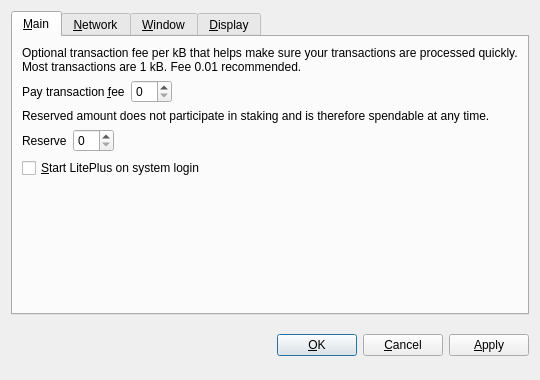
<?xml version="1.0" encoding="UTF-8"?>
<ui version="4.0">
 <class>OptionsDialog</class>
 <widget class="QDialog" name="OptionsDialog">
  <property name="geometry">
   <rect>
    <x>0</x>
    <y>0</y>
    <width>540</width>
    <height>380</height>
   </rect>
  </property>
  <property name="windowTitle">
   <string>Options</string>
  </property>
  <property name="modal">
   <bool>true</bool>
  </property>
  <layout class="QVBoxLayout" name="verticalLayout">
   <item>
    <widget class="QTabWidget" name="tabWidget">
     <property name="tabPosition">
      <enum>QTabWidget::North</enum>
     </property>
     <property name="currentIndex">
      <number>0</number>
     </property>
     <widget class="QWidget" name="tabMain">
      <attribute name="title">
       <string>&amp;Main</string>
      </attribute>
      <layout class="QVBoxLayout" name="verticalLayout_Main">
       <item>
        <widget class="QLabel" name="transactionFeeInfoLabel">
         <property name="text">
          <string>Optional transaction fee per kB that helps make sure your transactions are processed quickly. Most transactions are 1 kB. Fee 0.01 recommended.</string>
         </property>
         <property name="textFormat">
          <enum>Qt::PlainText</enum>
         </property>
         <property name="wordWrap">
          <bool>true</bool>
         </property>
        </widget>
       </item>
       <item>
        <layout class="QHBoxLayout" name="horizontalLayoutFee">
         <item>
          <widget class="QLabel" name="transactionFeeLabel">
           <property name="text">
            <string>Pay transaction &amp;fee</string>
           </property>
           <property name="textFormat">
            <enum>Qt::PlainText</enum>
           </property>
           <property name="buddy">
            <cstring>transactionFee</cstring>
           </property>
          </widget>
         </item>
         <item>
          <widget class="BitcoinAmountField" name="transactionFee"/>
         </item>
         <item>
          <spacer name="horizontalSpacerFee">
           <property name="orientation">
            <enum>Qt::Horizontal</enum>
           </property>
           <property name="sizeHint" stdset="0">
            <size>
             <width>40</width>
             <height>20</height>
            </size>
           </property>
          </spacer>
         </item>
        </layout>
       </item>
       <item>
        <widget class="QLabel" name="reserveBalanceInfoLabel">
         <property name="text">
          <string>Reserved amount does not participate in staking and is therefore spendable at any time.</string>
         </property>
         <property name="textFormat">
          <enum>Qt::PlainText</enum>
         </property>
         <property name="wordWrap">
          <bool>true</bool>
         </property>
        </widget>
       </item>
       <item>
        <layout class="QHBoxLayout" name="horizontalLayoutReserveBalance">
         <item>
          <widget class="QLabel" name="reserveBalanceLabel">
           <property name="text">
            <string>Reserve</string>
           </property>
           <property name="textFormat">
            <enum>Qt::PlainText</enum>
           </property>
           <property name="buddy">
            <cstring>reserveBalance</cstring>
           </property>
          </widget>
         </item>
         <item>
          <widget class="BitcoinAmountField" name="reserveBalance"/>
         </item>
         <item>
          <spacer name="horizontalSpacerReserveBalance">
           <property name="orientation">
            <enum>Qt::Horizontal</enum>
           </property>
           <property name="sizeHint" stdset="0">
            <size>
             <width>40</width>
             <height>20</height>
            </size>
           </property>
          </spacer>
         </item>
        </layout>
       </item>
       <item>
        <widget class="QCheckBox" name="bitcoinAtStartup">
         <property name="toolTip">
          <string>Automatically start LitePlus after logging in to the system.</string>
         </property>
         <property name="text">
          <string>&amp;Start LitePlus on system login</string>
         </property>
        </widget>
       </item>
       <item>
        <spacer name="verticalSpacer_Main">
         <property name="orientation">
          <enum>Qt::Vertical</enum>
         </property>
         <property name="sizeHint" stdset="0">
          <size>
           <width>20</width>
           <height>40</height>
          </size>
         </property>
        </spacer>
       </item>
      </layout>
     </widget>
     <widget class="QWidget" name="tabNetwork">
      <attribute name="title">
       <string>&amp;Network</string>
      </attribute>
      <layout class="QVBoxLayout" name="verticalLayout_Network">
       <item>
        <widget class="QCheckBox" name="mapPortUpnp">
         <property name="toolTip">
          <string>Automatically open the LitePlus client port on the router. This only works when your router supports UPnP and it is enabled.</string>
         </property>
         <property name="text">
          <string>Map port using &amp;UPnP</string>
         </property>
        </widget>
       </item>
       <item>
        <widget class="QCheckBox" name="connectSocks">
         <property name="toolTip">
          <string>Connect to the LitePlus network through a SOCKS proxy (e.g. when connecting through Tor).</string>
         </property>
         <property name="text">
          <string>&amp;Connect through SOCKS proxy:</string>
         </property>
        </widget>
       </item>
       <item>
        <layout class="QHBoxLayout" name="horizontalLayout_Network">
         <item>
          <widget class="QLabel" name="proxyIpLabel">
           <property name="text">
            <string>Proxy &amp;IP:</string>
           </property>
           <property name="textFormat">
            <enum>Qt::PlainText</enum>
           </property>
           <property name="buddy">
            <cstring>proxyIp</cstring>
           </property>
          </widget>
         </item>
         <item>
          <widget class="QValidatedLineEdit" name="proxyIp">
           <property name="maximumSize">
            <size>
             <width>140</width>
             <height>16777215</height>
            </size>
           </property>
           <property name="toolTip">
            <string>IP address of the proxy (e.g. 127.0.0.1)</string>
           </property>
          </widget>
         </item>
         <item>
          <widget class="QLabel" name="proxyPortLabel">
           <property name="text">
            <string>&amp;Port:</string>
           </property>
           <property name="textFormat">
            <enum>Qt::PlainText</enum>
           </property>
           <property name="buddy">
            <cstring>proxyPort</cstring>
           </property>
          </widget>
         </item>
         <item>
          <widget class="QLineEdit" name="proxyPort">
           <property name="maximumSize">
            <size>
             <width>55</width>
             <height>16777215</height>
            </size>
           </property>
           <property name="toolTip">
            <string>Port of the proxy (e.g. 9050)</string>
           </property>
          </widget>
         </item>
         <item>
          <widget class="QLabel" name="socksVersionLabel">
           <property name="text">
            <string>SOCKS &amp;Version:</string>
           </property>
           <property name="textFormat">
            <enum>Qt::PlainText</enum>
           </property>
           <property name="buddy">
            <cstring>socksVersion</cstring>
           </property>
          </widget>
         </item>
         <item>
          <widget class="QValueComboBox" name="socksVersion">
           <property name="toolTip">
            <string>SOCKS version of the proxy (e.g. 5)</string>
           </property>
          </widget>
         </item>
         <item>
          <spacer name="horizontalSpacer_Network">
           <property name="orientation">
            <enum>Qt::Horizontal</enum>
           </property>
           <property name="sizeHint" stdset="0">
            <size>
             <width>40</width>
             <height>20</height>
            </size>
           </property>
          </spacer>
         </item>
        </layout>
       </item>
       <item>
        <spacer name="verticalSpacer_Network">
         <property name="orientation">
          <enum>Qt::Vertical</enum>
         </property>
         <property name="sizeHint" stdset="0">
          <size>
           <width>20</width>
           <height>40</height>
          </size>
         </property>
        </spacer>
       </item>
      </layout>
     </widget>
     <widget class="QWidget" name="tabWindow">
      <attribute name="title">
       <string>&amp;Window</string>
      </attribute>
      <layout class="QVBoxLayout" name="verticalLayout_Window">
       <item>
        <widget class="QCheckBox" name="minimizeToTray">
         <property name="toolTip">
          <string>Show only a tray icon after minimizing the window.</string>
         </property>
         <property name="text">
          <string>&amp;Minimize to the tray instead of the taskbar</string>
         </property>
        </widget>
       </item>
       <item>
        <widget class="QCheckBox" name="minimizeOnClose">
         <property name="toolTip">
          <string>Minimize instead of exit the application when the window is closed. When this option is enabled, the application will be closed only after selecting Quit in the menu.</string>
         </property>
         <property name="text">
          <string>M&amp;inimize on close</string>
         </property>
        </widget>
       </item>
       <item>
        <spacer name="verticalSpacer_Window">
         <property name="orientation">
          <enum>Qt::Vertical</enum>
         </property>
         <property name="sizeHint" stdset="0">
          <size>
           <width>20</width>
           <height>40</height>
          </size>
         </property>
        </spacer>
       </item>
      </layout>
     </widget>
     <widget class="QWidget" name="tabDisplay">
      <attribute name="title">
       <string>&amp;Display</string>
      </attribute>
      <layout class="QVBoxLayout" name="verticalLayout_Display">
       <item>
        <layout class="QHBoxLayout" name="horizontalLayout_1_Display">
         <item>
          <widget class="QLabel" name="langLabel">
           <property name="text">
            <string>User Interface &amp;language:</string>
           </property>
           <property name="textFormat">
            <enum>Qt::PlainText</enum>
           </property>
           <property name="buddy">
            <cstring>lang</cstring>
           </property>
          </widget>
         </item>
         <item>
          <widget class="QValueComboBox" name="lang">
           <property name="toolTip">
            <string>The user interface language can be set here. This setting will take effect after restarting LitePlus.</string>
           </property>
          </widget>
         </item>
        </layout>
       </item>
       <item>
        <layout class="QHBoxLayout" name="horizontalLayout_2_Display">
         <item>
          <widget class="QLabel" name="unitLabel">
           <property name="text">
            <string>&amp;Unit to show amounts in:</string>
           </property>
           <property name="textFormat">
            <enum>Qt::PlainText</enum>
           </property>
           <property name="buddy">
            <cstring>unit</cstring>
           </property>
          </widget>
         </item>
         <item>
          <widget class="QValueComboBox" name="unit">
           <property name="toolTip">
            <string>Choose the default subdivision unit to show in the interface and when sending coins.</string>
           </property>
          </widget>
         </item>
        </layout>
       </item>
       <item>
        <widget class="QCheckBox" name="displayAddresses">
         <property name="toolTip">
          <string>Whether to show LitePlus addresses in the transaction list or not.</string>
         </property>
         <property name="text">
          <string>&amp;Display addresses in transaction list</string>
         </property>
        </widget>
       </item>
       <item>
        <widget class="QCheckBox" name="coinControlFeatures">
         <property name="toolTip">
          <string>Whether to show coin control features or not.</string>
         </property>
         <property name="text">
          <string>Display coin &amp;control features (experts only!)</string>
         </property>
        </widget>
       </item>
       <item>
        <spacer name="verticalSpacer_Display">
         <property name="orientation">
          <enum>Qt::Vertical</enum>
         </property>
         <property name="sizeHint" stdset="0">
          <size>
           <width>20</width>
           <height>40</height>
          </size>
         </property>
        </spacer>
       </item>
      </layout>
     </widget>
    </widget>
   </item>
   <item>
    <layout class="QHBoxLayout" name="horizontalLayout_Buttons">
     <item>
      <spacer name="horizontalSpacer_1">
       <property name="orientation">
        <enum>Qt::Horizontal</enum>
       </property>
       <property name="sizeHint" stdset="0">
        <size>
         <width>40</width>
         <height>48</height>
        </size>
       </property>
      </spacer>
     </item>
     <item>
      <widget class="QLabel" name="statusLabel">
       <property name="font">
        <font>
         <weight>75</weight>
         <bold>true</bold>
        </font>
       </property>
       <property name="text">
        <string/>
       </property>
       <property name="textFormat">
        <enum>Qt::PlainText</enum>
       </property>
       <property name="wordWrap">
        <bool>true</bool>
       </property>
      </widget>
     </item>
     <item>
      <spacer name="horizontalSpacer_2">
       <property name="orientation">
        <enum>Qt::Horizontal</enum>
       </property>
       <property name="sizeHint" stdset="0">
        <size>
         <width>40</width>
         <height>48</height>
        </size>
       </property>
      </spacer>
     </item>
     <item>
      <widget class="QPushButton" name="okButton">
       <property name="text">
        <string>&amp;OK</string>
       </property>
      </widget>
     </item>
     <item>
      <widget class="QPushButton" name="cancelButton">
       <property name="text">
        <string>&amp;Cancel</string>
       </property>
       <property name="autoDefault">
        <bool>false</bool>
       </property>
      </widget>
     </item>
     <item>
      <widget class="QPushButton" name="applyButton">
       <property name="text">
        <string>&amp;Apply</string>
       </property>
       <property name="autoDefault">
        <bool>false</bool>
       </property>
      </widget>
     </item>
    </layout>
   </item>
  </layout>
 </widget>
 <customwidgets>
  <customwidget>
   <class>BitcoinAmountField</class>
   <extends>QSpinBox</extends>
   <header>bitcoinamountfield.h</header>
  </customwidget>
  <customwidget>
   <class>QValueComboBox</class>
   <extends>QComboBox</extends>
   <header>qvaluecombobox.h</header>
  </customwidget>
  <customwidget>
   <class>QValidatedLineEdit</class>
   <extends>QLineEdit</extends>
   <header>qvalidatedlineedit.h</header>
  </customwidget>
 </customwidgets>
 <resources/>
 <connections/>
</ui>
